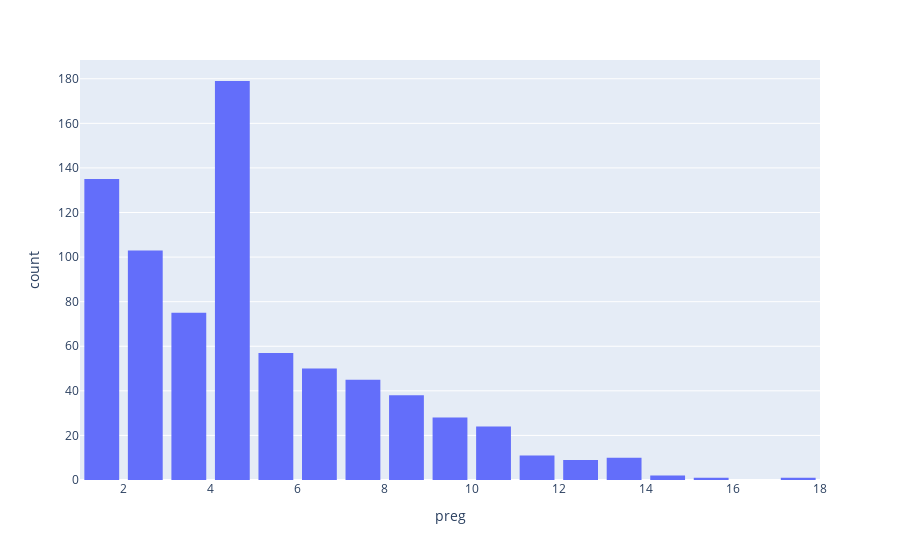
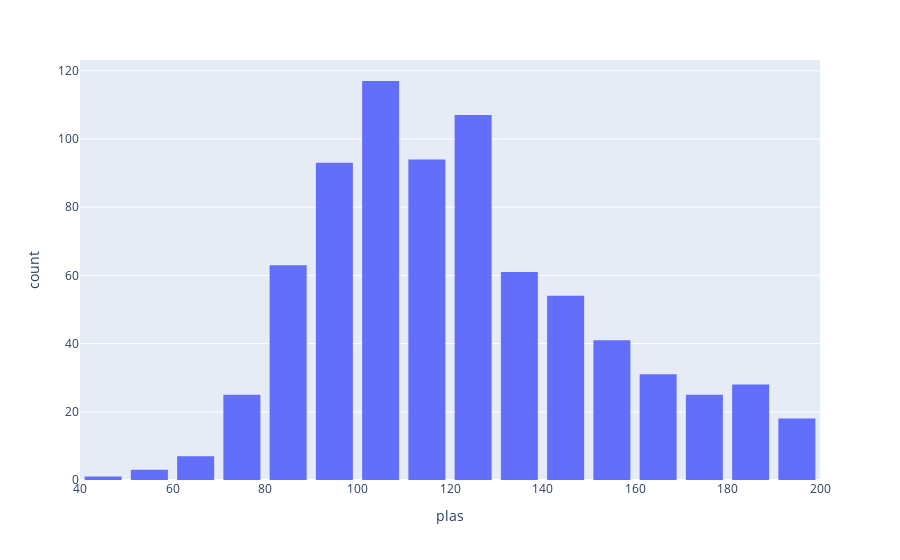
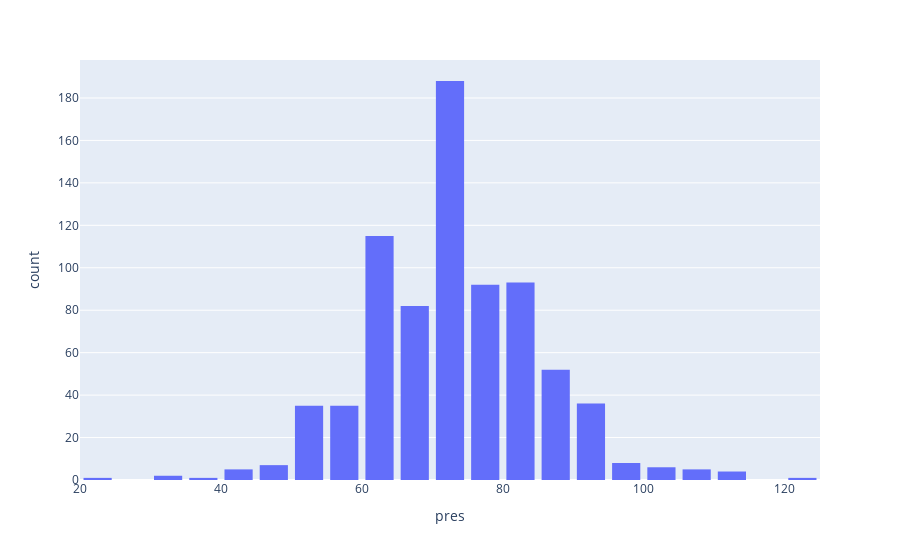
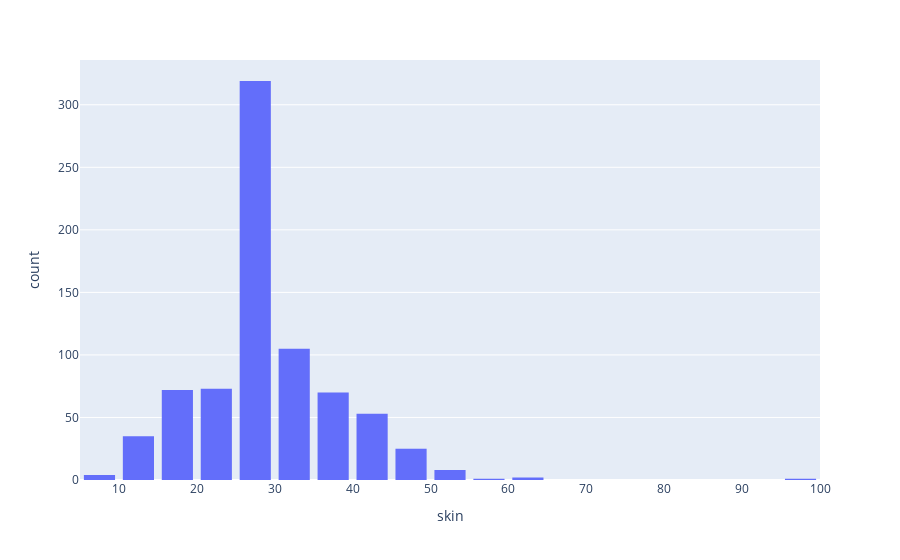

The notebook cell these images were saved under, in order:
### Markdown cell above
### Scaling, Normalization

### Code cell
for col_name in df.columns:
    print(f"****************************************{col_name}****************************************")
    num_summary(df, col_name, True)

### Figure 1 — Plotly figure (JSON) as saved in the notebook; plotly's stock layout.template omitted (floating-point values rounded to 4 significant figures; data arrays with more than 128 entries replaced by an {"elided": "..."} marker saying what was removed)
{"data": [{"alignmentgroup": "True", "bingroup": "x", "hovertemplate": "preg=%{x}<br>count=%{y}<extra></extra>", "legendgroup": "", "marker": {"color": "#636efa", "pattern": {"shape": ""}}, "name": "", "nbinsx": 20, "offsetgroup": "", "orientation": "v", "showlegend": false, "type": "histogram", "x": {"elided": "768 float values"}, "xaxis": "x", "yaxis": "y"}], "layout": {"autosize": true, "bargap": 0.2, "barmode": "relative", "legend": {"tracegroupgap": 0}, "margin": {"t": 60}, "xaxis": {"anchor": "y", "autorange": true, "domain": [0, 1], "range": [1, 18], "title": {"text": "preg"}, "type": "linear"}, "yaxis": {"anchor": "x", "autorange": true, "domain": [0, 1], "range": [0, 188.4], "title": {"text": "count"}}}}

### Figure 2 — Plotly figure (JSON) as saved in the notebook; plotly's stock layout.template omitted (floating-point values rounded to 4 significant figures; data arrays with more than 128 entries replaced by an {"elided": "..."} marker saying what was removed)
{"data": [{"alignmentgroup": "True", "bingroup": "x", "hovertemplate": "plas=%{x}<br>count=%{y}<extra></extra>", "legendgroup": "", "marker": {"color": "#636efa", "pattern": {"shape": ""}}, "name": "", "nbinsx": 20, "offsetgroup": "", "orientation": "v", "showlegend": false, "type": "histogram", "x": {"elided": "768 float values"}, "xaxis": "x", "yaxis": "y"}], "layout": {"autosize": true, "bargap": 0.2, "barmode": "relative", "legend": {"tracegroupgap": 0}, "margin": {"t": 60}, "xaxis": {"anchor": "y", "autorange": true, "domain": [0, 1], "range": [40, 200], "title": {"text": "plas"}, "type": "linear"}, "yaxis": {"anchor": "x", "autorange": true, "domain": [0, 1], "range": [0, 123.2], "title": {"text": "count"}}}}

### Figure 3 — Plotly figure (JSON) as saved in the notebook; plotly's stock layout.template omitted (floating-point values rounded to 4 significant figures; data arrays with more than 128 entries replaced by an {"elided": "..."} marker saying what was removed)
{"data": [{"alignmentgroup": "True", "bingroup": "x", "hovertemplate": "pres=%{x}<br>count=%{y}<extra></extra>", "legendgroup": "", "marker": {"color": "#636efa", "pattern": {"shape": ""}}, "name": "", "nbinsx": 20, "offsetgroup": "", "orientation": "v", "showlegend": false, "type": "histogram", "x": {"elided": "768 float values"}, "xaxis": "x", "yaxis": "y"}], "layout": {"autosize": true, "bargap": 0.2, "barmode": "relative", "legend": {"tracegroupgap": 0}, "margin": {"t": 60}, "xaxis": {"anchor": "y", "autorange": true, "domain": [0, 1], "range": [20, 125], "title": {"text": "pres"}, "type": "linear"}, "yaxis": {"anchor": "x", "autorange": true, "domain": [0, 1], "range": [0, 197.9], "title": {"text": "count"}}}}

### Figure 4 — Plotly figure (JSON) as saved in the notebook; plotly's stock layout.template omitted (floating-point values rounded to 4 significant figures; data arrays with more than 128 entries replaced by an {"elided": "..."} marker saying what was removed)
{"data": [{"alignmentgroup": "True", "bingroup": "x", "hovertemplate": "skin=%{x}<br>count=%{y}<extra></extra>", "legendgroup": "", "marker": {"color": "#636efa", "pattern": {"shape": ""}}, "name": "", "nbinsx": 20, "offsetgroup": "", "orientation": "v", "showlegend": false, "type": "histogram", "x": {"elided": "768 float values"}, "xaxis": "x", "yaxis": "y"}], "layout": {"autosize": true, "bargap": 0.2, "barmode": "relative", "legend": {"tracegroupgap": 0}, "margin": {"t": 60}, "xaxis": {"anchor": "y", "autorange": true, "domain": [0, 1], "range": [5, 100], "title": {"text": "skin"}, "type": "linear"}, "yaxis": {"anchor": "x", "autorange": true, "domain": [0, 1], "range": [0, 335.8], "title": {"text": "count"}}}}
